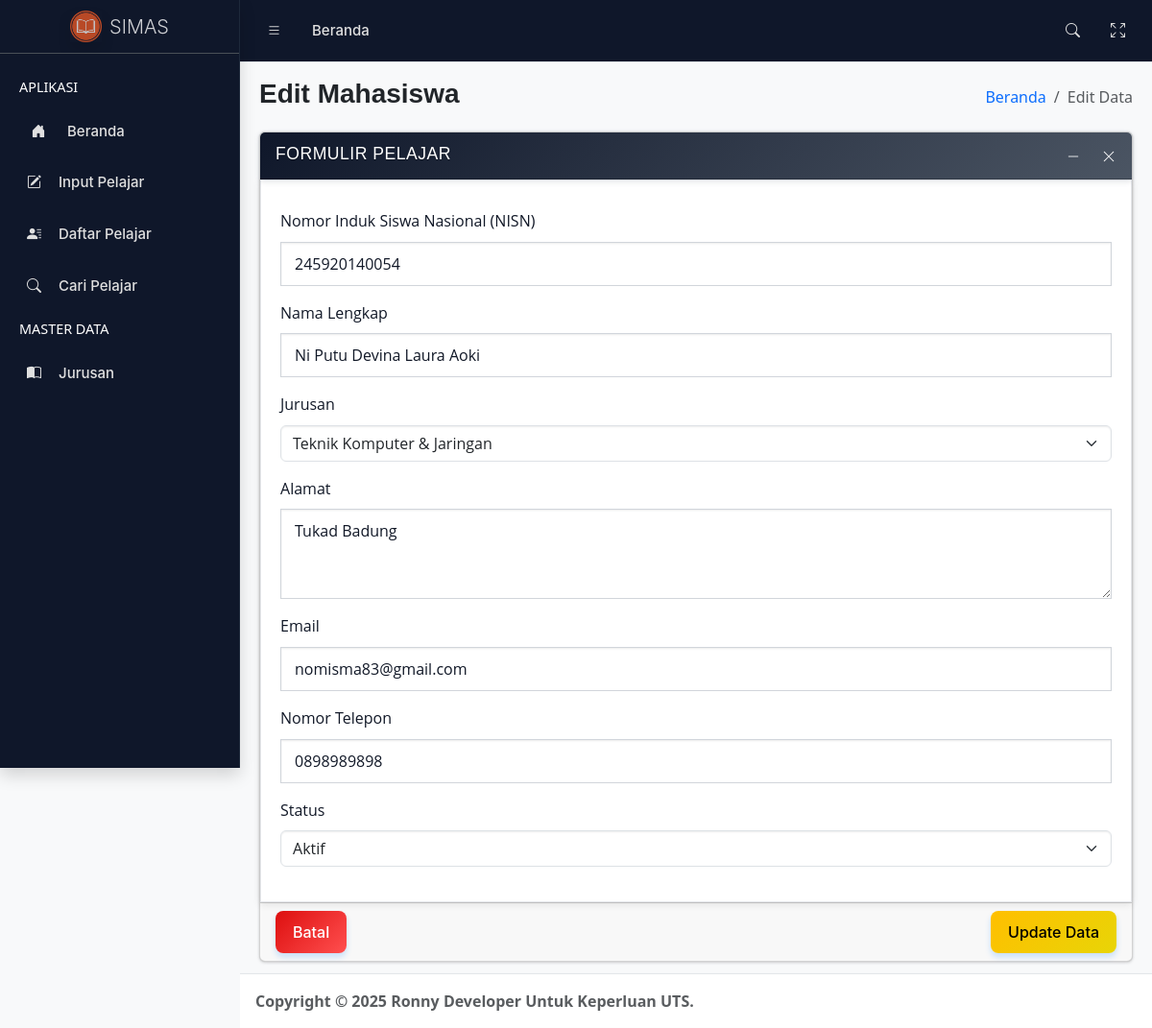
The page /data-edit.php?id=12 on the database its author committed.
### tables this page shows
CREATE TABLE `tb_siswa_siswi` (
  `id_siswa` int NOT NULL AUTO_INCREMENT,
  `nisn` char(12) NOT NULL DEFAULT '',
  `nama_siswa` varchar(200) NOT NULL DEFAULT '',
  `jurusan` char(100) NOT NULL DEFAULT '',
  `alamat` text NOT NULL,
  `email` varchar(100) DEFAULT NULL,
  `telp_wali` char(20) NOT NULL DEFAULT '',
  `status_pelajar` tinyint(1) NOT NULL,
  PRIMARY KEY (`id_siswa`),
  UNIQUE KEY `unique_nisn` (`nisn`)
);

### config/db-config.php (called while the page is built, shortened)
<?php
class Database {
    private $db_host = "localhost";
    private $db_user = "root";
    private $db_pass = "";
    private $db_name = "db_sekolah";
    public function getConnection(){
        try{
            $this->conn = new mysqli($this->db_host, $this->db_user, $this->db_pass, $this->db_name);
        } catch(Exception $e){
            die("Connection error: " . $e->getMessage());
        }
    }
}
?>

### config/class-mahasiswa.php (called while the page is built, shortened)
<?php
include_once 'db-config.php';
class Siswa extends Database {
    public function getUpdateSiswa($id){
        $query = "SELECT * FROM tb_siswa_siswi WHERE id_siswa = ?";
        $stmt = $this->conn->prepare($query);
        $stmt->bind_param("i", $id);
        $stmt->execute();
        $result = $stmt->get_result();
        $data = false;
        if($result->num_rows > 0){
            $row = $result->fetch_assoc();
            $data = [
                'id' => $row['id_siswa'],
                'nisn' => $row['nisn'],
                'nama' => $row['nama_siswa'],
                'jurusan' => $row['jurusan'],
                'alamat' => $row['alamat'],
                'email' => $row['email'],
                'telp' => $row['telp_wali'],
                'status' => $row['status_pelajar']
            ];
        }
        return $data;
    }
}
?>

### config/class-master.php (called while the page is built, shortened)
<?php
include_once 'db-config.php';
class MasterData extends Database {
    public function getJurusan(){
        $query = "SELECT * FROM tb_jurusan";
        $result = $this->conn->query($query);
        $jurusan = [];
        if ($result->num_rows > 0) {
            while($row = $result->fetch_assoc()) {
                $jurusan[] = [
                    'id'   => $row['kode_jurusan'],
                    'kode' => $row['kode_jurusan'],
                    'nama' => $row['nama_jurusan']
                ];
            }
        }
        return $jurusan;
    }
    public function getStatus(){
        return [
            ['id' => 1, 'nama' => 'Aktif'],
            ['id' => 2, 'nama' => 'Tidak Aktif'],
            ['id' => 3, 'nama' => 'Cuti'],
            ['id' => 4, 'nama' => 'Lulus']
        ];
    }
}
?>

### data-edit.php (the view, shortened to what this page needs)
<?php
include_once 'config/class-master.php';
include_once 'config/class-mahasiswa.php';
$master = new MasterData();
$Siswa = new siswa();
$jurusanList = $master->getJurusan();
$statusList = $master->getStatus();
$dataSiswa = $Siswa->getUpdateSiswa($_GET['id']);
?>
<!doctype html>
<html lang="en">
	<head>
		<?php include 'template/header.php'; ?>
	</head>
	<body class="layout-fixed fixed-header fixed-footer sidebar-expand-lg sidebar-open bg-body-tertiary">
		<div class="app-wrapper">
			<?php include 'template/navbar.php'; ?>
			<?php include 'template/sidebar.php'; ?>
			<main class="app-main">
				<div class="app-content-header">
					<div class="container-fluid">
						<div class="row">
							<div class="col-sm-6">
								<h3 class="mb-0">Edit Mahasiswa</h3>
							</div>
							<div class="col-sm-6">
								<ol class="breadcrumb float-sm-end">
									<li class="breadcrumb-item"><a href="index.php">Beranda</a></li>
									<li class="breadcrumb-item active" aria-current="page">Edit Data</li>
								</ol>
							</div>
						</div>
					</div>
				</div>
				<div class="app-content">
					<div class="container-fluid">
						<div class="row">
							<div class="col-12">
								<div class="card">
									<div class="card-header">
										<h3 class="card-title">Formulir Pelajar</h3>
										<div class="card-tools">
											<button type="button" class="btn btn-tool" data-lte-toggle="card-collapse" title="Collapse">
												<i data-lte-icon="collapse" class="bi bi-dash-lg"></i>
											</button>
											<button type="button" class="btn btn-tool" data-lte-toggle="card-remove" title="Remove">
												<i class="bi bi-x-lg"></i>
											</button>
										</div>
									</div>
                                    <form action="proses/proses-edit.php" method="POST">
									    <div class="card-body">
                                            <div class="mb-3">
                                                <label for="nim" class="form-label">Nomor Induk Siswa Nasional (NISN)</label>
                                                <input type="number" class="form-control" id="nisn" name="nisn" placeholder="Masukkan NISN Pelajar" value="<?php echo $dataSiswa['nisn']; ?>" required>
                                            </div>
                                            <div class="mb-3">
                                                <label for="nama" class="form-label">Nama Lengkap</label>
                                                <input type="text" class="form-control" id="nama_siswa" name="nama_siswa" placeholder="Masukkan Nama Lengkap Pelajar" value="<?php echo $dataSiswa['nama']; ?>" required>
                                            </div>
                                            <div class="mb-3">
                                                <label for="prodi" class="form-label">Jurusan</label>
                                                <select class="form-select" id="jurusan" name="jurusan" required>
                                                    <?php
                                                    foreach ($jurusanList as $jurusan){
                                                        $selectedJurusan = "";
                                                        if($dataSiswa['jurusan'] == $jurusan['id']){
                                                            $selectedJurusan = "selected";
                                                        }
                                                        echo '<option value="'.$jurusan['id'].'" '.$selectedJurusan.'>'.$jurusan['nama'].'</option>';
                                                    }
                                                    ?>
                                                </select>
                                            </div>
                                            <div class="mb-3">
                                                <label for="alamat" class="form-label">Alamat</label>
                                                <textarea class="form-control" id="alamat" name="alamat" rows="3" placeholder="Masukkan Alamat Lengkap Sesuai KTP" required><?php echo $dataSiswa['alamat']; ?></textarea>
                                            </div>
                                            <div class="mb-3">
                                                <label for="email" class="form-label">Email</label>
                                                <input type="email" class="form-control" id="email" name="email" placeholder="Masukkan Email Valid dan Benar" value="<?php echo $dataSiswa['email']; ?>" required>
                                            </div>
                                            <div class="mb-3">
                                                <label for="telp" class="form-label">Nomor Telepon</label>
                                                <input type="tel" class="form-control" id="telp_wali" name="telp_wali" placeholder="Masukkan Nomor Telpon/HP" value="<?php echo $dataSiswa['telp']; ?>" pattern="[0-9+\-\s()]{6,20}" required>
                                            </div>
                                            <div class="mb-3">
                                                <label for="status" class="form-label">Status</label>
                                                <select class="form-select" id="status_pelajar" name="status_pelajar" required>
                                                    <?php
                                                    foreach ($statusList as $status){
                                                        $selectedStatus = "";
                                                        if($dataSiswa['status'] == $status['id']){
                                                            $selectedStatus = "selected";
                                                        }
                                                        echo '<option value="'.$status['id'].'" '.$selectedStatus.'>'.$status['nama'].'</option>';
                                                    }
                                                    ?>
                                                </select>
                                            </div>
                                        </div>
									    <div class="card-footer">
                                            <button type="button" class="btn btn-danger me-2 float-start" onclick="window.location.href='data-list.php'">Batal</button>
                                            <button type="submit" class="btn btn-warning float-end">Update Data</button>
                                        </div>
                                    </form>
								</div>
							</div>
						</div>
					</div>
				</div>
			</main>
			<?php include 'template/footer.php'; ?>
		</div>
	</body>
</html>

### assets/css/custom.css (style rules this page uses)
div.card-header { background-color: #1f2937; color: #FFFFFF!important; }
button.btn.btn-tool { color: #FFFFFF!important; }
h3.mb-0 { font-family: "Poppins", sans-serif; font-weight: 600; font-style: normal; }
div.card-body { font-family: "Open Sans", sans-serif; font-weight: 300; font-style: normal; }
div.card-header { background: linear-gradient(135deg, #0f172a, #4b5563); color: #ffffff; font-weight: 600; font-family: "Poppins", sans-serif; padding: 12px 16px; text-transform: uppercase; letter-spacing: 0.5px; box-shadow: 0 2px 6px rgba(107, 114, 128, 0.2); text-shadow: 0 1px 1px rgba(0, 0, 0, 0.3); }
.btn { font-family: "Inter", sans-serif; font-weight: 500; font-style: normal; }
.card-body { background-color: #ffffff; color: #111827; padding: 20px; border-radius: 0; box-shadow: 0 2px 8px rgba(0, 0, 0, 0.1); border: 1px solid #e5e7eb; }
.card-body div { color: #111827; font-family: "Open Sans", sans-serif; font-weight: 400; line-height: 1.6; margin: 10px 0; }
.card-body .form-control { background-color: #ffffff; color: #111827; border: 1px solid #d1d5db; border-radius: 0; padding: 10px 14px; font-family: "Open Sans", sans-serif; transition: none; }
.btn.btn-danger { font-family: "Inter", sans-serif; font-weight: 550; font-style: normal; background: linear-gradient(135deg, #dd0f0f, #ff4f4f); color: white; padding: 10px 18px; border: none; border-radius: 8px; cursor: pointer; transition: all 0.3s ease; box-shadow: 0 4px 6px rgba(0, 123, 255, 0.2); }
.btn.btn-warning.float-end { font-family: "Inter", sans-serif; font-weight: 550; font-style: normal; background: linear-gradient(135deg, #ffbf00, #e8d507); color: black; padding: 10px 18px; border: none; border-radius: 8px; cursor: pointer; transition: all 0.3s ease; box-shadow: 0 4px 6px rgba(0, 123, 255, 0.2); }

### rows shown on the page
tb_siswa_siswi: nisn "245920140054", nama_siswa "Ni Putu Devina Laura Aoki", alamat "Tukad Badung", email "nomisma83@gmail.com", telp_wali "0898989898"

### other values the page prints
form field jurusan "Teknik Komputer & Jaringan"
form field status_pelajar "Aktif"
